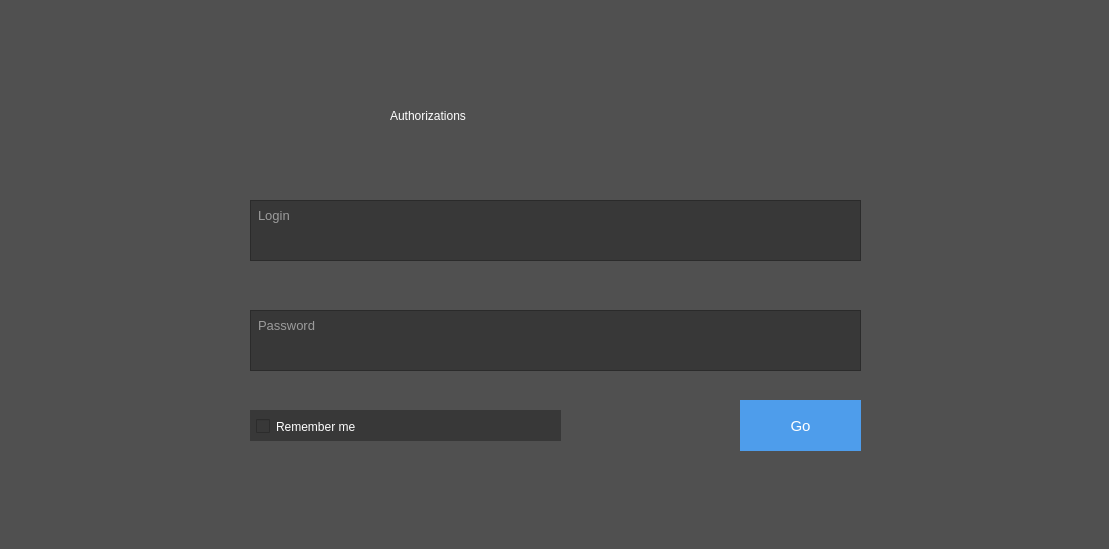
<?xml version="1.0" encoding="UTF-8"?>
<ui version="4.0">
 <class>MainWindow</class>
 <widget class="QMainWindow" name="MainWindow">
  <property name="geometry">
   <rect>
    <x>0</x>
    <y>0</y>
    <width>1109</width>
    <height>549</height>
   </rect>
  </property>
  <property name="font">
   <font>
    <pointsize>12</pointsize>
   </font>
  </property>
  <property name="windowTitle">
   <string>MainWindow</string>
  </property>
  <property name="layoutDirection">
   <enum>Qt::LeftToRight</enum>
  </property>
  <property name="autoFillBackground">
   <bool>false</bool>
  </property>
  <property name="styleSheet">
   <string notr="true">background-color:rgb(80, 80, 80)
</string>
  </property>
  <widget class="QWidget" name="centralwidget">
   <widget class="QPushButton" name="pushButton">
    <property name="geometry">
     <rect>
      <x>740</x>
      <y>400</y>
      <width>121</width>
      <height>51</height>
     </rect>
    </property>
    <property name="minimumSize">
     <size>
      <width>32</width>
      <height>0</height>
     </size>
    </property>
    <property name="styleSheet">
     <string notr="true">QPushButton {
    background-color: rgb(78, 157, 235);
	color:white;
    border-style: outset;
    font:   15px;
    min-width: 1em;
    padding: 7px;
}
QPushButton:pressed {
    background-color: rgb(224, 0, 0);
    border-style: inset;
}</string>
    </property>
    <property name="text">
     <string>Go</string>
    </property>
   </widget>
   <widget class="QTextEdit" name="textEdit">
    <property name="geometry">
     <rect>
      <x>250</x>
      <y>200</y>
      <width>611</width>
      <height>61</height>
     </rect>
    </property>
    <property name="font">
     <font>
      <family>Arial</family>
      <pointsize>10</pointsize>
      <weight>50</weight>
      <italic>false</italic>
      <bold>false</bold>
     </font>
    </property>
    <property name="layoutDirection">
     <enum>Qt::RightToLeft</enum>
    </property>
    <property name="styleSheet">
     <string notr="true">background-color:rgb(56, 56, 56);
color:rgb(255, 255, 255);
padding-top:3px;
padding-left:3px;
</string>
    </property>
    <property name="html">
     <string>&lt;!DOCTYPE HTML PUBLIC &quot;-//W3C//DTD HTML 4.0//EN&quot; &quot;http://www.w3.org/TR/REC-html40/strict.dtd&quot;&gt;
&lt;html&gt;&lt;head&gt;&lt;meta name=&quot;qrichtext&quot; content=&quot;1&quot; /&gt;&lt;style type=&quot;text/css&quot;&gt;
p, li { white-space: pre-wrap; }
&lt;/style&gt;&lt;/head&gt;&lt;body style=&quot; font-family:'Arial'; font-size:10pt; font-weight:400; font-style:normal;&quot;&gt;
&lt;p style=&quot;-qt-paragraph-type:empty; margin-top:0px; margin-bottom:0px; margin-left:0px; margin-right:0px; -qt-block-indent:0; text-indent:0px;&quot;&gt;&lt;br /&gt;&lt;/p&gt;&lt;/body&gt;&lt;/html&gt;</string>
    </property>
    <property name="placeholderText">
     <string>Login</string>
    </property>
   </widget>
   <widget class="QTextEdit" name="textEdit_2">
    <property name="geometry">
     <rect>
      <x>250</x>
      <y>310</y>
      <width>611</width>
      <height>61</height>
     </rect>
    </property>
    <property name="font">
     <font>
      <family>Arial</family>
      <pointsize>10</pointsize>
      <weight>50</weight>
      <italic>false</italic>
      <bold>false</bold>
     </font>
    </property>
    <property name="layoutDirection">
     <enum>Qt::RightToLeft</enum>
    </property>
    <property name="styleSheet">
     <string notr="true">background-color:rgb(56, 56, 56);
color:rgb(255, 255, 255);
padding-top:3px;
padding-left:3px;
</string>
    </property>
    <property name="html">
     <string>&lt;!DOCTYPE HTML PUBLIC &quot;-//W3C//DTD HTML 4.0//EN&quot; &quot;http://www.w3.org/TR/REC-html40/strict.dtd&quot;&gt;
&lt;html&gt;&lt;head&gt;&lt;meta name=&quot;qrichtext&quot; content=&quot;1&quot; /&gt;&lt;style type=&quot;text/css&quot;&gt;
p, li { white-space: pre-wrap; }
&lt;/style&gt;&lt;/head&gt;&lt;body style=&quot; font-family:'Arial'; font-size:10pt; font-weight:400; font-style:normal;&quot;&gt;
&lt;p style=&quot;-qt-paragraph-type:empty; margin-top:0px; margin-bottom:0px; margin-left:0px; margin-right:0px; -qt-block-indent:0; text-indent:0px;&quot;&gt;&lt;br /&gt;&lt;/p&gt;&lt;/body&gt;&lt;/html&gt;</string>
    </property>
    <property name="placeholderText">
     <string>Password</string>
    </property>
   </widget>
   <widget class="QCheckBox" name="checkBox">
    <property name="geometry">
     <rect>
      <x>250</x>
      <y>410</y>
      <width>311</width>
      <height>31</height>
     </rect>
    </property>
    <property name="styleSheet">
     <string notr="true">background-color:rgb(56, 56, 56);
color:rgb(255, 255, 255);
padding-top:2px;
padding-left:6px;</string>
    </property>
    <property name="text">
     <string>Remember me</string>
    </property>
   </widget>
   <widget class="QLabel" name="label">
    <property name="geometry">
     <rect>
      <x>390</x>
      <y>90</y>
      <width>341</width>
      <height>51</height>
     </rect>
    </property>
    <property name="styleSheet">
     <string notr="true">color:rgb(255, 255, 255);
font: 63 30pt &quot;Yu Gothic UI Semibold&quot;;
</string>
    </property>
    <property name="text">
     <string>Authorizations</string>
    </property>
   </widget>
  </widget>
 </widget>
 <resources/>
 <connections/>
</ui>
